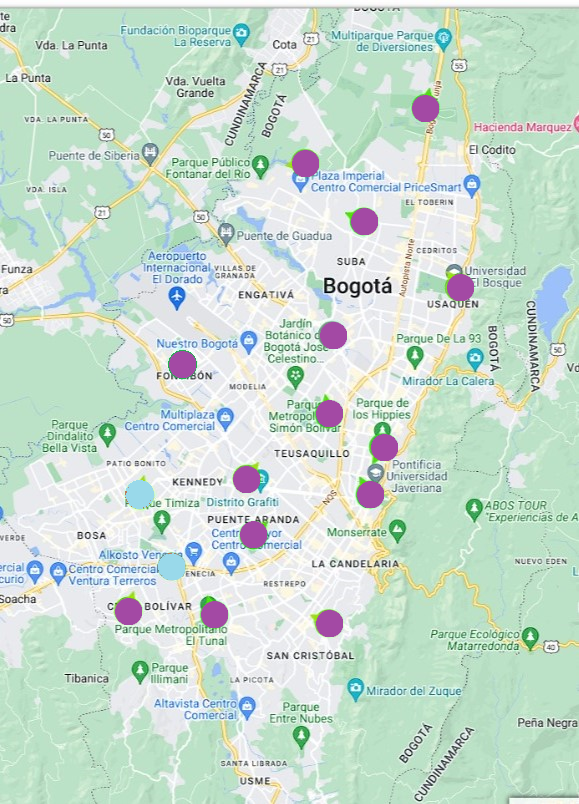
#> input picture Proyecto Final/Codigo/Analisis_de_Datos/Datos/Map.png, 579 x 804 px, found by its file name
$ jupyter execute --allow-errors grid.ipynb
#> lines starting #> are read from the running program, lines starting #| are printed output that depends on the picture; after the words box and inside, x2 and y2 are one past the last pixel; in counts of white or black regions, pixels touching at a corner belong together; long printed decimals are rounded
[cell 1]
import cv2
import numpy as np
import pandas as pd
import matplotlib.pyplot as plt
import matplotlib.image as mpimg
import matplotlib.patches as patches

# Parametros de la grilla

[cell 2]
Ly, Lx = 14, 10 #Escala 1
# [5 lines of commented-out code are left out]

grid_size = (Ly, Lx)
# grid_size = np.array([Ly, Lx])
Lx/Ly

# Carga de datos

[cell 3]
# image_path = '../Mapita.png'
image_path = '../Map.png'
image = cv2.imread(image_path)
#> image is the input picture: shape (804, 579, 3); mean B, G, R 208.6, 221.3, 200.8
image_rgb = cv2.cvtColor(image, cv2.COLOR_BGR2RGB)

plt.figure(figsize=(10, 10))
plt.imshow(image_rgb, cmap='gray')
plt.title('Imagen original')
plt.show()

# Lectura de la imagen

[cell 4]
image_gray = cv2.cvtColor(image, cv2.COLOR_BGR2GRAY)
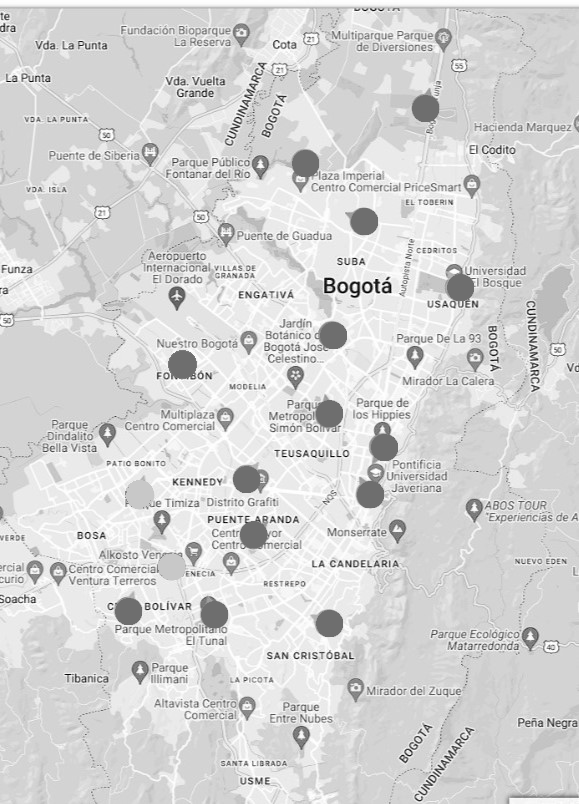
#> image_gray: shape (804, 579); min 0, max 255, mean 213.7

# Aplicar suavizado para mejorar la detección de círculos
image_blur = cv2.medianBlur(image_gray, 7)
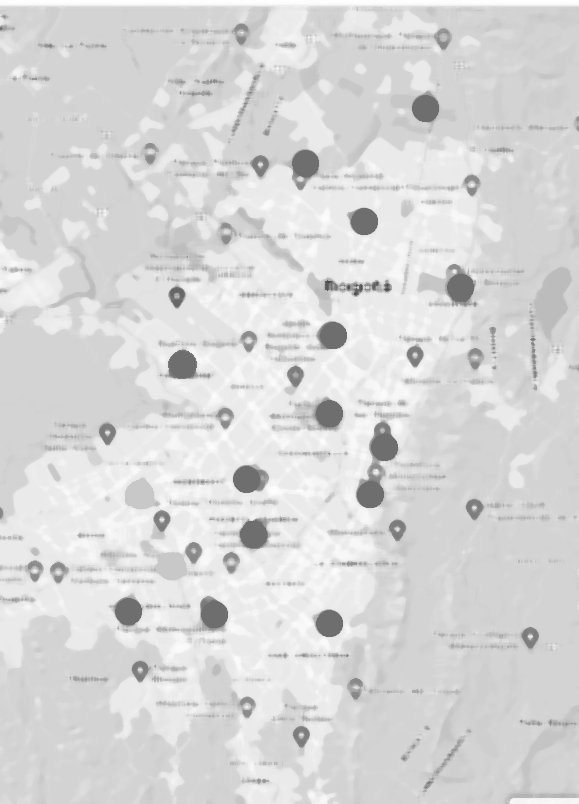
#> image_blur: shape (804, 579); min 66, max 255, mean 215.8

# Definir el rango de valores de gris oscuro
lower_gray = 125
upper_gray = 255

# Crear una máscara para los píxeles oscuros
mask = cv2.inRange(image_blur, lower_gray, upper_gray)
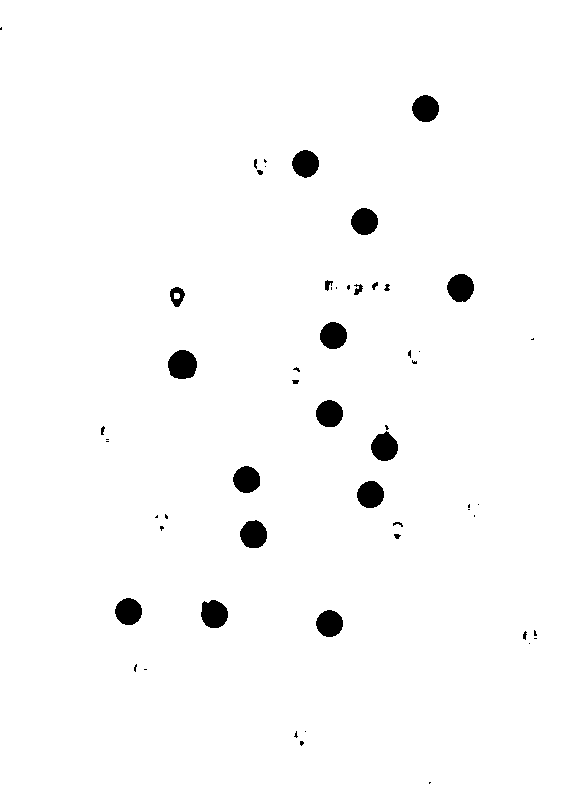
#> mask: shape (804, 579); 98.1% white; 56 black regions (30 under 20 px), largest, box (x1, y1, x2, y2) and area: (168, 350, 197, 379) 673, (201, 600, 228, 628) 597, (240, 520, 267, 548) 589

# Aplicar la máscara a la imagen borrosa
masked_image = cv2.bitwise_and(image_blur, image_blur, mask=mask)
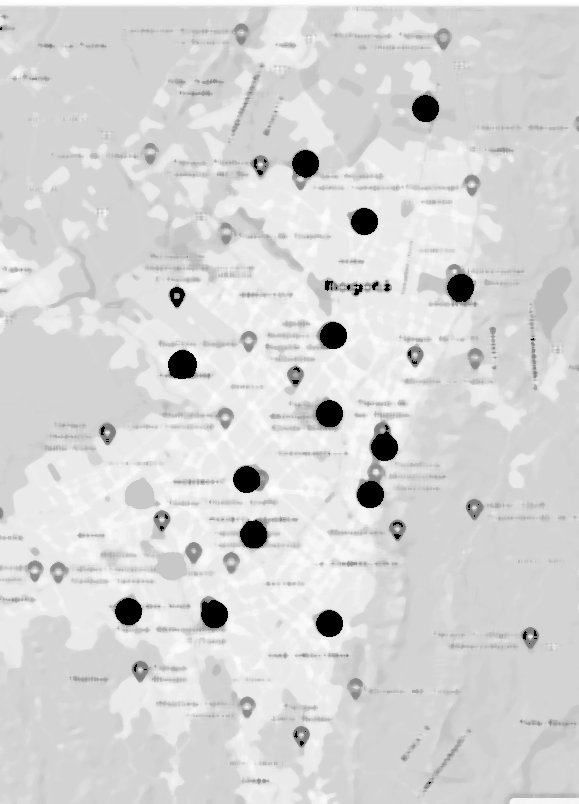
#> masked_image: shape (804, 579); min 0, max 255, mean 213.7

# Mostrar la imagen enmascarada
plt.figure(figsize=(10, 10))
plt.imshow(masked_image, cmap='gray')
plt.title('Imagen enmascarada')
plt.show()

# Identificación de coordenadas en la grilla

[cell 5]
# Detectar círculos usando la transformada de Hough
circles = cv2.HoughCircles(masked_image, cv2.HOUGH_GRADIENT, dp=1.5, minDist=20,
                           param1=50, param2=30, minRadius=13, maxRadius=21)
#> circles = 16 rows, first 8: [329.2, 623.2, 13.6], [128.2, 611.2, 13.38], [246.8, 479.2, 13.52], [213.8, 614.2, 13.52], [369.8, 494.2, 13.38], [182.2, 365.2, 15.1], [332.2, 335.2, 13.52], [138.8, 494.2, 15.1]


# Verificar si se han detectado círculos
if circles is not None:
    print(f'Se detectaron {circles.shape[1]} círculos.')
#| Se detectaron 16 círculos.
    # Redondear las coordenadas y el radio de los círculos
    circles = np.round(circles[0, :]).astype("int")
#> circles = 16 rows, first 8: [329, 623, 14], [128, 611, 13], [247, 479, 14], [214, 614, 14], [370, 494, 13], [182, 365, 15], [332, 335, 14], [139, 494, 15]
    # Crear una matriz para almacenar la grilla de posiciones de las estaciones
    height, width, _ = image.shape
#> height = 804; width = 579
    #Se definen las dimensiones de las celdas
    cell_height = height // grid_size[0]
#> cell_height = 57
    cell_width = width // grid_size[1]
#> cell_width = 57
    #Se crea la matriz de posiciones de las estaciones
    stations_positions = np.zeros(grid_size)

    # Crear una figura para visualizar la imagen y la grilla
    fig, ax = plt.subplots(figsize=(10, 10))
    ax.imshow(cv2.cvtColor(image, cv2.COLOR_BGR2RGB))

    # Procesar cada círculo detectado
    for (x, y, r) in circles:
        #Celda en la que se encuentra el círculo
        cell_x = x // cell_width
        cell_y = ((height - y)  // cell_height)

        # Marcar la celda en la grilla
        stations_positions[cell_y, cell_x] = 1
#> this loop made 16 passes
#> (x, y, r, cell_x, cell_y) on passes 1 to 12: (329, 623, 14, 5, 3), (128, 611, 13, 2, 3), (247, 479, 14, 4, 5), (214, 614, 14, 3, 3), (370, 494, 13, 6, 5), (182, 365, 15, 3, 7), (332, 335, 14, 5, 8), (139, 494, 15, 2, 5), (425, 109, 14, 7, 12), (305, 164, 14, 5, 11), (460, 287, 13, 8, 9), (385, 448, 14, 6, 6)

    # Colorear la grilla sobre la imagen
    for i in range(grid_size[0]):
        for j in range(grid_size[1]):
            if stations_positions[i, j] == 1:
                rect = patches.Rectangle((j * cell_width, (Ly - 1 - i) * cell_height), cell_width, cell_height, linewidth=1, edgecolor='b', facecolor='none', alpha=0.9)
                ax.add_patch(rect)
                # Anotar la posición en la celda
                plt.text(j * cell_width + cell_width / 2, (Ly - 1 - i) * cell_height + cell_height / 2, f'({i}, {j})', color='black', fontsize=8, ha='center', va='center', alpha=1)

            else:
                rect = patches.Rectangle((j * cell_width, (Ly - 1 - i) * cell_height), cell_width, cell_height, linewidth=1, edgecolor='r', facecolor='none', alpha=0.2)
                ax.add_patch(rect)

    # Mostrar la imagen con las posiciones de los círculos y la grilla coloreada
    plt.title('Grilla sobre la imagen con identificación de círculos')
    plt.ylabel('X')
    plt.xlabel('Y')
    plt.show()
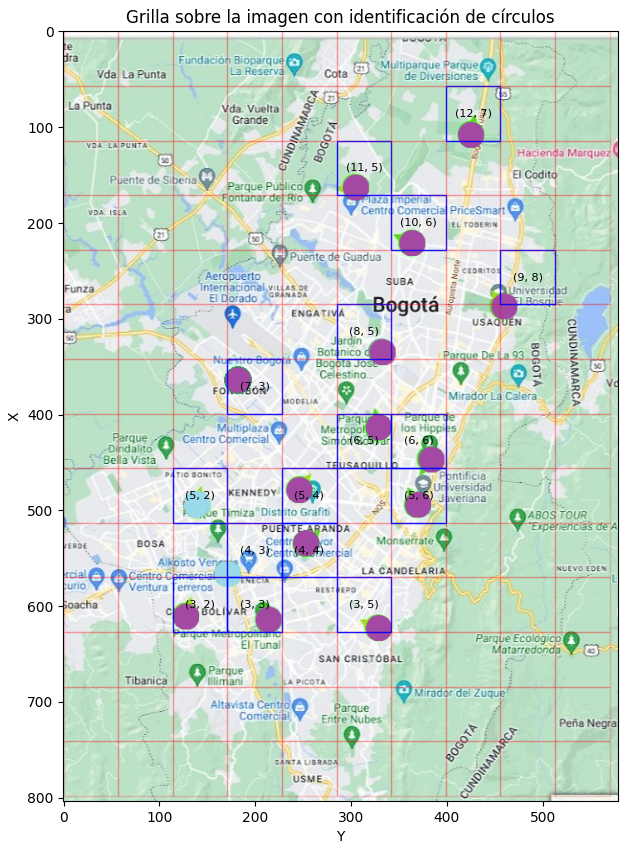
#> figure drawn by matplotlib, 1 panel
    print(f'Numero de estaciones contadas: {len(stations_positions[stations_positions == 1])}')
#| Numero de estaciones contadas: 16

else:
    print("No se detectaron círculos.")

# Relacionación con las estaciones reales

[cell 6]
#Matiz de estaciones
plt.figure(figsize=(5,5))
# plt.imshow(stations_positions)
plt.imshow(stations_positions, extent=[0, Lx, 0, Ly], origin='lower')
plt.colorbar()
plt.ylabel('X')
plt.xlabel('Y')
plt.title('Matriz de estaciones')
plt.show()
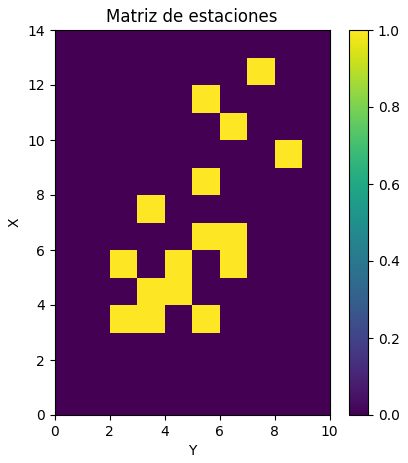
#> figure drawn by matplotlib, 2 panels

[cell 7]
#Lectura de estaciones
path_data = '../estaciones.txt'
#> (the rest of this cell did not finish here and is left out)

#> (a cell that did not finish here is left out)

[cell 9]
coords_X, coords_Y = [], []
# Estas se recorren en i de izquierda a derecha y en j de arriba hacia abajo ya
# que en el dataset se encuentran las estaciones en orden de arriba hacia abajo
# y de izquierda a derecha
for i in reversed(range(Ly)):
    for j in range(Lx):
        if stations_positions[i, j] != 0:
            # print(f'Estación en la celda ({i}, {j})')
            coords_X.append(i)
            coords_Y.append(j)

# Asignar las coordenadas al DataFrame
#> (the rest of this cell did not finish here and is left out)

#> (a cell that did not finish here is left out)

[cell 11]
def meters_per_pixel(pixel, distance):
    return distance/pixel

def time_per_pixel(distance):
    vel_sound = 343
    c = 1/np.sqrt(3)
    return (distance*c)/vel_sound

[cell 12]
cell_height, cell_width
#> Out = (57, 57)

[cell 13]
scale = meters_per_pixel(52,2000)
distance_cell = cell_width*scale
#> distance_cell = 2192.3
print(f'Distancia de las celdas: {distance_cell} m')
#| Distancia de las celdas: 2192.308 m

[cell 14]
time = time_per_pixel(distance_cell)
#> time = 3.69
print(f'El click por celda es de {time} segundos')
#| El click por celda es de 3.690 segundos

[cell 15]
print(f'Cantidad de clikcs por hora: {3600/time} clicks/hora')
#| Cantidad de clikcs por hora: 975.564 clicks/hora

[cell 16]
vel_sound = 343
c = 1/np.sqrt(3)
vel_cel = (distance_cell*c)/time
#> vel_cel = 343
vel_sound, vel_cel
#> Out = (343, 343)
